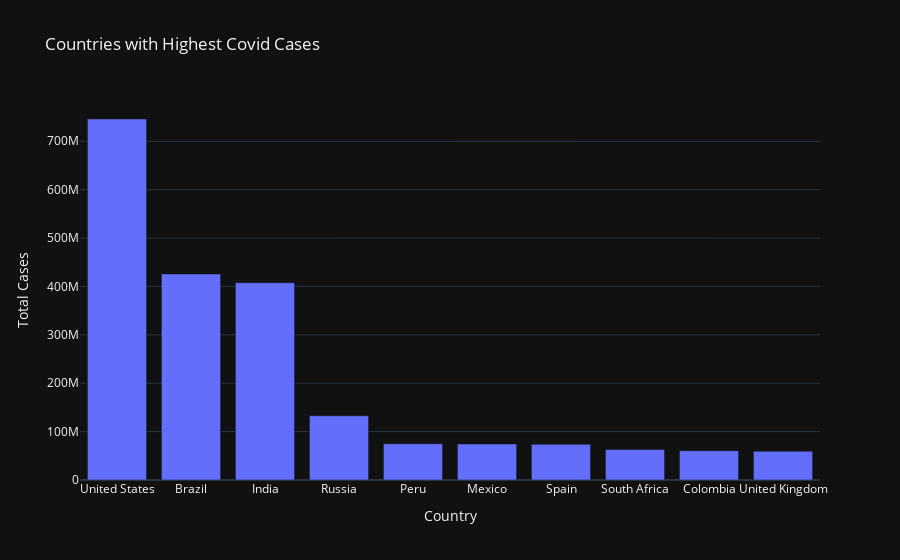

The notebook cell saved with this chart:
### Markdown cell above
## Анализ распространения Covid - 19

### Code cell
from plotly import express as px
#
# figure = px.bar(data, y='Total Cases', x='Country', title='Countries with Highest Covid Cases')
# figure.show()

figure = px.bar(data_frame=data, y='Total Cases', x='Country', title='Countries with Highest Covid Cases')
figure.show()

### Figure 1 — Plotly figure (JSON) as saved in the notebook; plotly's stock layout.template omitted (floating-point values rounded to 4 significant figures)
{"data": [{"alignmentgroup": "True", "hovertemplate": "Country=%{x}<br>Total Cases=%{y}<extra></extra>", "legendgroup": "", "marker": {"color": "#636efa", "pattern": {"shape": ""}}, "name": "", "offsetgroup": "", "orientation": "v", "showlegend": false, "textposition": "auto", "x": ["United States", "Brazil", "India", "Russia", "Peru", "Mexico", "Spain", "South Africa", "Colombia", "United Kingdom"], "xaxis": "x", "y": [746000000.0, 425700000.0, 407800000.0, 132900000.0, 74880000.0, 74350000.0, 73720000.0, 63030000.0, 60540000.0, 59480000.0], "yaxis": "y", "type": "bar"}], "layout": {"xaxis": {"anchor": "y", "domain": [0.0, 1.0], "title": {"text": "Country"}}, "yaxis": {"anchor": "x", "domain": [0.0, 1.0], "title": {"text": "Total Cases"}}, "legend": {"tracegroupgap": 0}, "title": {"text": "Countries with Highest Covid Cases"}, "barmode": "relative"}}
